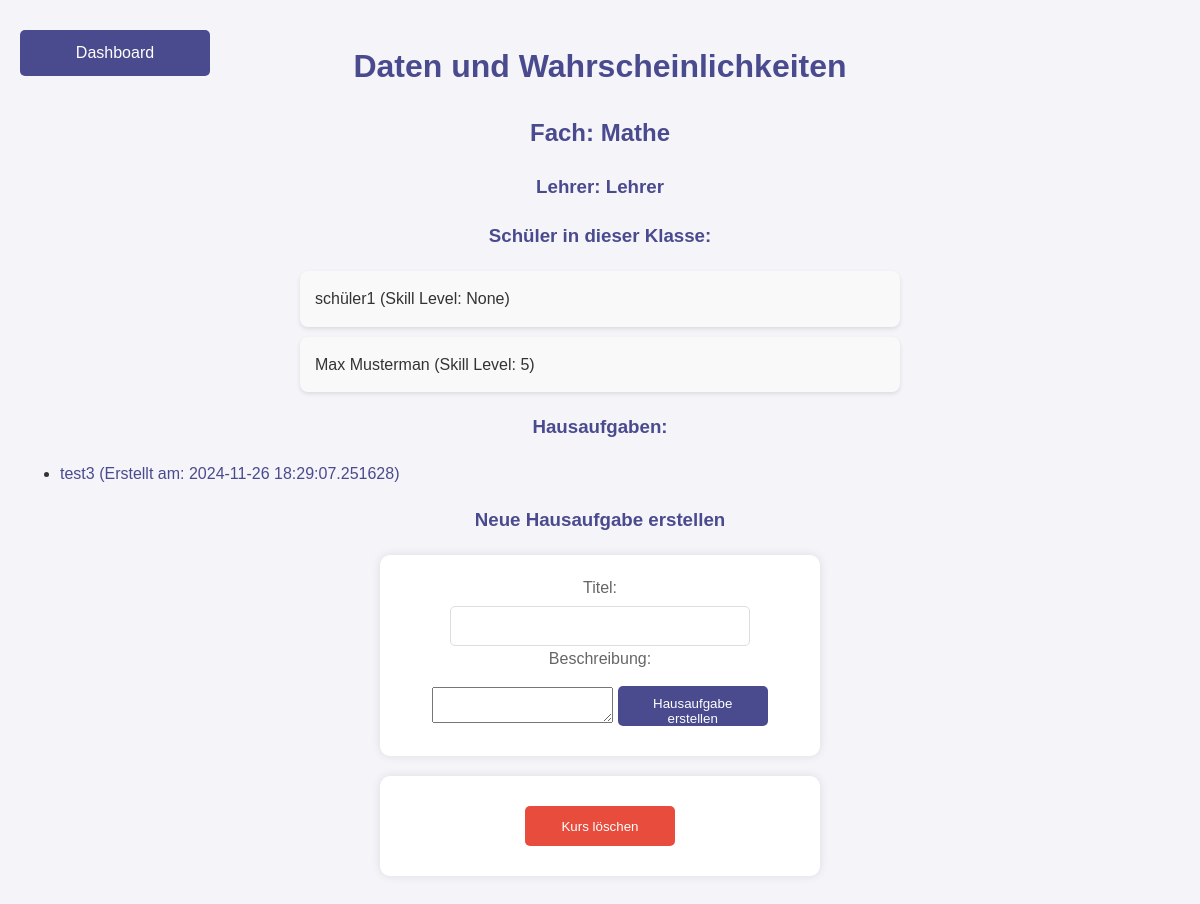
Page /class_details_teacher/4/1 on the earlier database version.
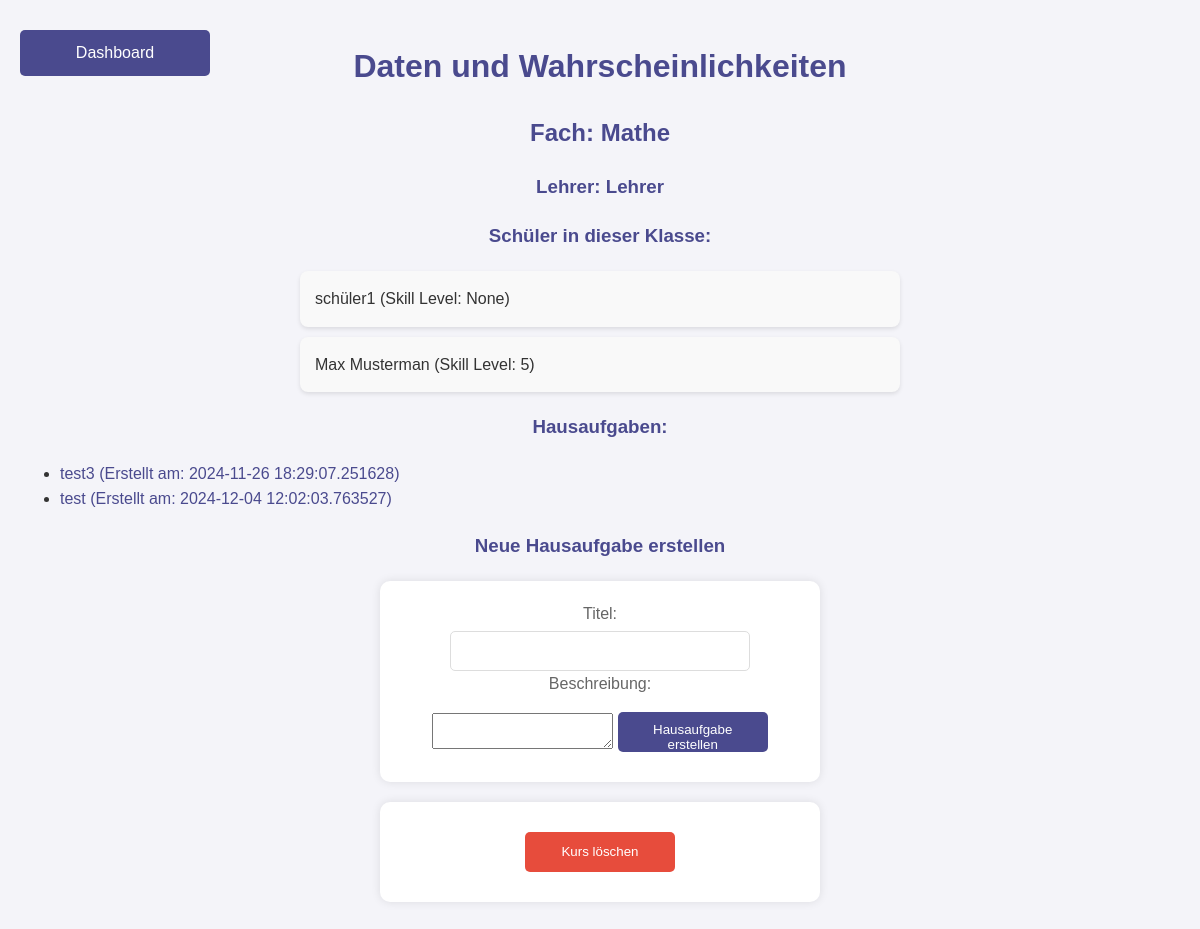
Same page on the later database version.
### tables this page shows
CREATE TABLE "Participants" (
    id INTEGER PRIMARY KEY AUTOINCREMENT,
    name TEXT NOT NULL,
    email TEXT UNIQUE NOT NULL,
    password TEXT NOT NULL,
    skill_level INTEGER DEFAULT 5 CHECK (skill_level BETWEEN 1 AND 10)
);

CREATE TABLE Homework (
    id INTEGER PRIMARY KEY AUTOINCREMENT,
    class_id INTEGER,
    description TEXT NOT NULL,
    date_created TIMESTAMP DEFAULT CURRENT_TIMESTAMP, title TEXT NOT NULL DEFAULT 'Untitled Homework',
    FOREIGN KEY (class_id) REFERENCES Classes(id)
);

### app.py (the view)
@app.route('/class_details_teacher/<int:class_id>/<int:teacher_id>')
def class_details_teacher(class_id, teacher_id):
    conn = get_db_connection()
    class_info = conn.execute(
        'SELECT Classes.id, Classes.class_name, Classes.subject, Teachers.name AS teacher_name '
        'FROM Classes '
        'JOIN Teachers ON Classes.teacher_id = Teachers.id '
        'WHERE Classes.id = ? AND teacher_id = ?',
        (class_id, teacher_id)
    ).fetchone()
    if not class_info:
        conn.close()
        return "Fehler: Klasse existiert nicht oder Berechtigungen fehlen.", 404
    students = conn.execute(
        'SELECT Participants.name, Participants.skill_level '
        'FROM Participants '
        'JOIN ClassMembers ON Participants.id = ClassMembers.student_id '
        'WHERE ClassMembers.class_id = ?', (class_id,)
    ).fetchall()
    homework_list = conn.execute(
        'SELECT id, description, date_created FROM Homework WHERE class_id = ?',
        (class_id,)
    ).fetchall()
    conn.close()
    return render_template(
        'class_details_teacher.html',
        class_info=class_info,
        students=students,
        teacher_id=teacher_id,
        homework_list=homework_list
    )

### app.py (called while the page is built)
def get_db_connection():
    conn = sqlite3.connect('ahg/database.db')
    conn.row_factory = sqlite3.Row
    return conn

### templates/class_details_teacher.html (shortened to what this page needs)
<!DOCTYPE html>
<html lang="de">
<head>
    <link rel="stylesheet" href="{{ url_for('static', filename='styles.css') }}">
</head>
<body>
    <div class="top-buttons">
        <a href="/teacher_dashboard" class="button">Dashboard</a>
    </div>
    <h1>{{ class_info['class_name'] }}</h1>
    <h2>Fach: {{ class_info['subject'] }}</h2>
    <h3>Lehrer: {{ class_info['teacher_name'] }}</h3>
    <h3>Schüler in dieser Klasse:</h3>
    <ul class="student-list">
        {% for student in students %}
            <li>{{ student['name'] }} (Skill Level: {{ student['skill_level'] }})</li>
        {% endfor %}
    </ul>
    <h3>Hausaufgaben:</h3>
    <ul class="homework-list">
        {% for homework in homework_list %}
            <li>
                <a href="{{ url_for('view_homework_teacher', homework_id=homework['id'], class_id=class_info['id'], teacher_id=teacher_id) }}">
                    {{ homework['description'] }} (Erstellt am: {{ homework['date_created'] }})
                </a>
            </li>
        {% endfor %}
    </ul>
    <h3>Neue Hausaufgabe erstellen</h3>
    <form action="/create_homework" method="post">
        <label for="title">Titel:</label>
        <input type="text" id="title" name="title" required>
        <label for="description">Beschreibung:</label>
        <textarea id="description" name="description" required></textarea>
        <button type="submit">Hausaufgabe erstellen</button>
    </form>
    <form action="/delete_class" method="post" onsubmit="return confirm('Möchten Sie diesen Kurs wirklich löschen? Alle zugehörigen Daten werden entfernt.')">
        <button type="submit" class="submit-button danger">Kurs löschen</button>
    </form>
</body>
</html>

Differences in the rows shown:
added Homework: description "test", date_created "2024-12-04 12:02:03.763527"
